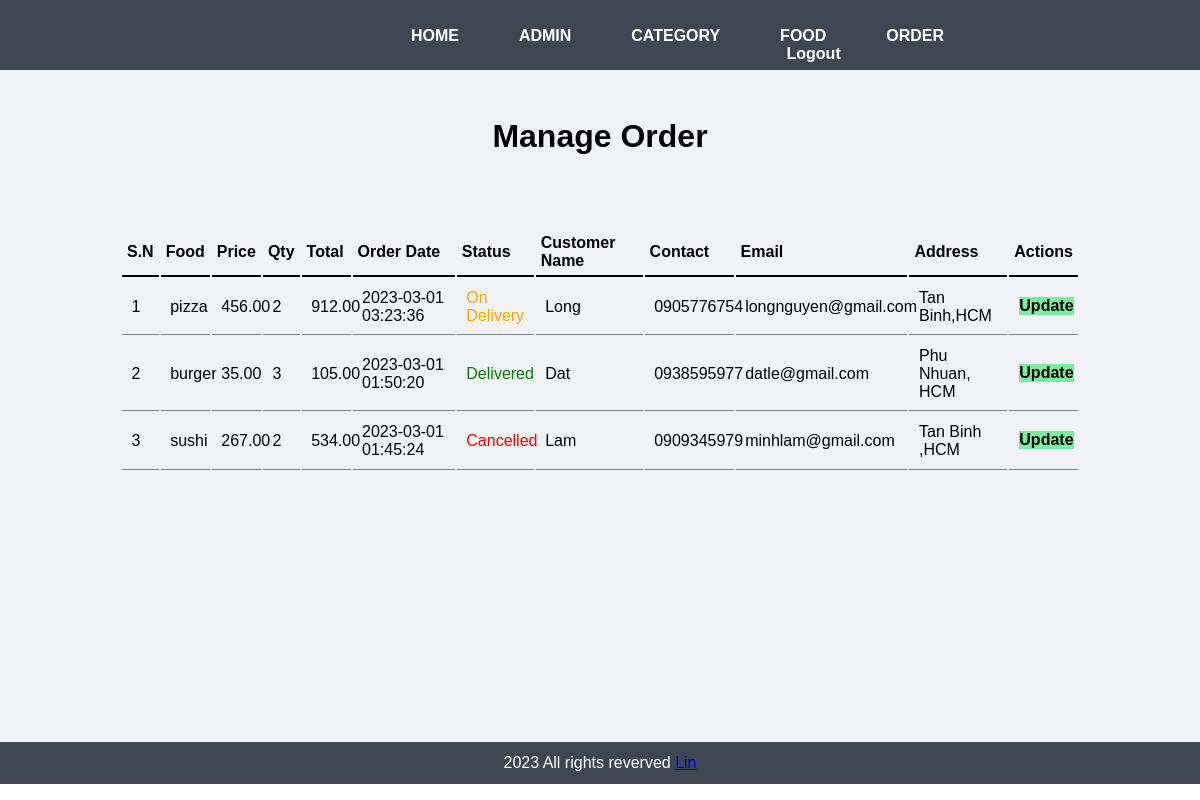
The app's page /admin/manage-order.php (signed in) with its own data.
### tables this page shows
CREATE TABLE `tbl_order` (
  `id` int(10) UNSIGNED NOT NULL,
  `food` varchar(255) NOT NULL,
  `price` decimal(10,2) NOT NULL,
  `qty` int(11) NOT NULL,
  `total` decimal(10,2) NOT NULL,
  `order_date` datetime NOT NULL,
  `status` varchar(50) NOT NULL,
  `customer_name` varchar(150) NOT NULL,
  `customer_contact` varchar(20) NOT NULL,
  `customer_email` varchar(150) NOT NULL,
  `customer_address` varchar(150) NOT NULL
);

### admin/manage-order.php (the view, shortened to what this page needs)
<?php include('partials/menu.php') ?>
    <div class="main-content">
        <div class="wrapper">
            <h1 class="text-center borderb">Manage Order</h1>
                <br /><br />
                <br><br>
                <table class="tbl-full">
                    <tr>
                        <th>S.N</th>
                        <th>Food</th>
                        <th>Price</th>
                        <th>Qty</th>
                        <th>Total</th>
                        <th>Order Date</th>
                        <th>Status</th>
                        <th>Customer Name</th>
                        <th>Contact</th>
                        <th>Email</th>
                        <th>Address</th>
                        <th>Actions</th>
                    </tr>
                    <?php
                        $sql = "SELECT * FROM tbl_order ORDER BY id DESC";
                        $res = mysqli_query($conn , $sql );
                        $count = mysqli_num_rows($res);
                        $sn = 1;
                        if($count> 0)
                        {
                            while($row = mysqli_fetch_assoc($res))
                            {
                                $id = $row['id'];
                                $food =$row['food'];
                                $price =$row['price'];
                                $qty =$row['qty'];
                                $total =$row['total'];
                                $order_date = $row['order_date'];
                                $status = $row['status'];
                                $customer_name = $row['customer_name'];
                                $customer_contact = $row['customer_contact'];
                                $customer_email = $row['customer_email'];
                                $customer_address = $row['customer_address'];
                                ?>
                                  <tr>
                                    <td><?php echo $sn++ ; ?></td>
                                    <td><?php echo $food ; ?></td>
                                    <td><?php echo $price; ?></td>
                                    <td><?php echo $qty ; ?></td>
                                    <td><?php echo $total ; ?></td>
                                    <td><?php echo $order_date ; ?></td>
                                    <td>
                                        <?php
                                            if($status=="Ordered")
                                            {
                                                echo "<label>$status</label>";
                                            }
                                            else if($status=="On Delivery")
                                            {
                                                echo "<label style='color:orange;'>$status</label>";
                                            }
                                            else if($status=="Delivered")
                                            {
                                                echo "<label style='color:green;'>$status</label>";
                                            }
                                            else if($status=="Cancelled")
                                            {
                                                echo "<label style='color:red;'>$status</label>";
                                            }
                                        ?>
                                    </td>
                                    <td><?php echo $customer_name ; ?></td>
                                    <td><?php echo $customer_contact ; ?></td>
                                    <td><?php echo $customer_email ; ?></td>
                                    <td><?php echo $customer_address ; ?></td>
                                    <td>
                                    <a href="<?php echo SITEURL; ?>admin/update-order.php?id=<?php echo $id; ?>" class="btn-secondary">Update</a>
                                    </td>
                                  </tr>
                                <?php
                            }
                        }
                        else
                        {
                            echo "<tr><td colspan='12' class='error'>Food Not Added Yet.</td></tr>";
                        }
                    ?>
                </table>
        </div>
    </div>
<?php include('partials/footer.php')?>

### css/admin.css (style rules this page uses)
* { margin: 0; padding: 0; font-family: Arial, Helvetica, sans-serif ; }
.wrapper { padding: 1%; width: 80%; margin: 0 auto; }
.text-center { text-align: center; }
.tbl-full { width: 100%; }
table tr th { border-bottom: 2px solid black; padding: 5px; text-align: left; }
table tr td { border-bottom: 1px solid grey; padding: 1%; }
.btn-secondary { background-color: #7bed9f; padding: 1%; color: black; text-decoration: none; font-weight: bold; }
.main-content { background-color: #f1f2f6; padding: 3% 0; min-height: 600px; height: auto; }

### records on screen
tbl_order: food "pizza", price "456.00", qty "2", total "912.00", order_date "2023-03-01 03:23:36", status "On Delivery", customer_name "Long", customer_contact "0905776754", customer_email "longnguyen@gmail.com", customer_address "Tan Binh,HCM"
tbl_order: food "burger", price "35.00", qty "3", total "105.00", order_date "2023-03-01 01:50:20", status "Delivered", customer_name "Dat", customer_contact "0938595977", customer_email "datle@gmail.com", customer_address "Phu Nhuan, HCM"
tbl_order: food "sushi", price "267.00", qty "2", total "534.00", order_date "2023-03-01 01:45:24", status "Cancelled", customer_name "Lam", customer_contact "0909345979", customer_email "minhlam@gmail.com", customer_address "Tan Binh ,HCM"
